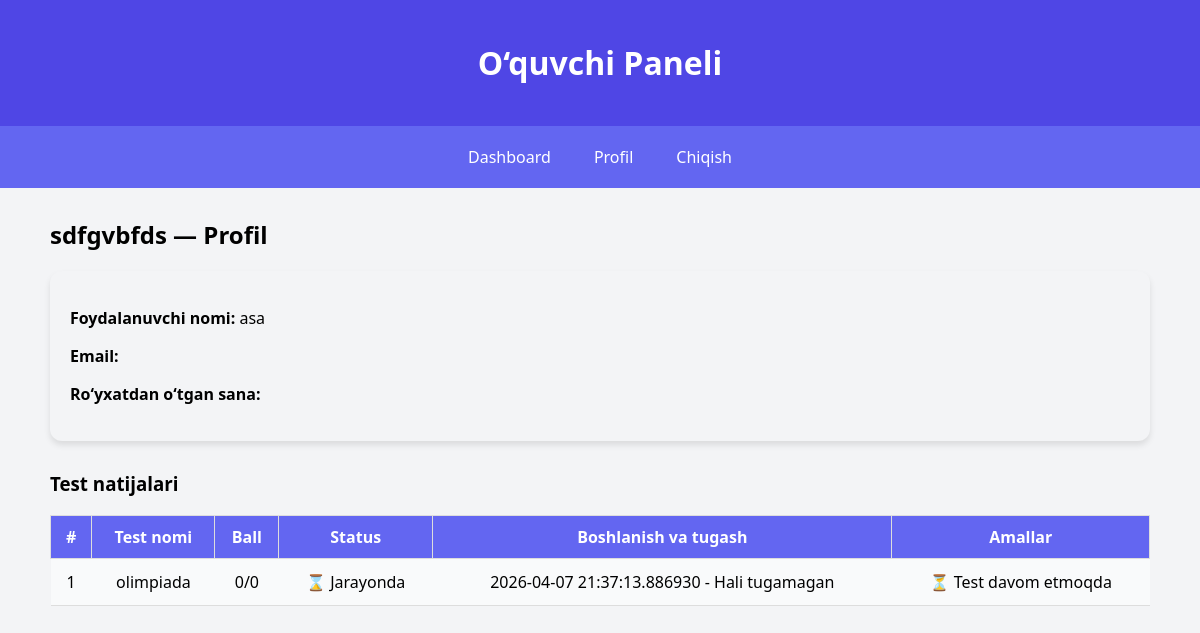
Before: /student/profile (signed in) with the older database file.
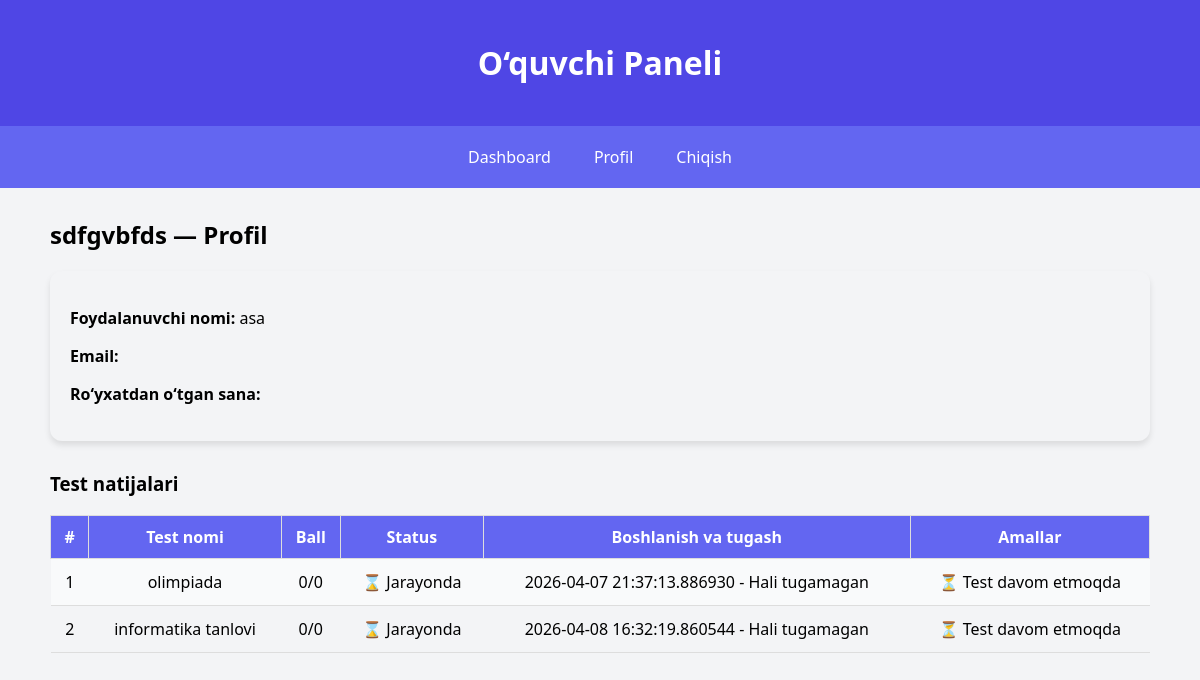
After: the same page with the newer database file.
### tables this page shows
CREATE TABLE test_results (
        id INTEGER PRIMARY KEY AUTOINCREMENT,
        user_id INTEGER NOT NULL,          
        test_id INTEGER NOT NULL,          
        score INTEGER DEFAULT 0,           
        max_score INTEGER DEFAULT 0,      
        start_time DATETIME,              
        end_time DATETIME,
        completed BOOLEAN DEFAULT 0,                   
        FOREIGN KEY (user_id) REFERENCES users(id),
        FOREIGN KEY (test_id) REFERENCES tests(id)
    );

CREATE TABLE tests (
            id INTEGER PRIMARY KEY AUTOINCREMENT,
            title TEXT NOT NULL,
            duration INTEGER NOT NULL,
            description TEXT NOT NULL,
            test_class INTEGER NOT NULL,
            start_time DATETIME NOT NULL,
            end_time DATETIME NOT NULL
        );

### routes/student.py (the view)
@bp.route('/profile')
def profile():
    if 'user_id' not in session:
        flash("Avval tizimga kiring", "error")
        return redirect(url_for('auth.login'))
    user_id = session['user_id']
    conn = get_db()
    c = conn.cursor()
    c.execute("SELECT * FROM users WHERE id=?", (user_id,))
    user = c.fetchone()
    c.execute("""
        SELECT tr.id AS result_id, tr.test_id, t.title AS test_title,
            tr.score, tr.max_score, tr.completed, tr.start_time, tr.end_time
        FROM test_results tr
        JOIN tests t ON tr.test_id = t.id
        WHERE tr.user_id=?
        ORDER BY tr.end_time DESC
    """, (user_id,))
    test_results = c.fetchall()
    return render_template('student/profile.html', user=user, test_results=test_results)

### routes/student.py (called while the page is built)
def get_db():
    conn = sqlite3.connect('database.db')
    conn.row_factory = sqlite3.Row
    return conn

### templates/student/profile.html (shortened to what this page needs)
{% extends "base.html" %}
{% block content %}
<h2>{{ user['full_name'] }} — Profil</h2>
<div style="margin-bottom: 30px; padding:20px; background:#f3f4f6; border-radius:12px; box-shadow: 0 4px 6px rgba(0,0,0,0.1);">
    <p><strong>Foydalanuvchi nomi:</strong> {{ user['username'] }}</p>
    <p><strong>Email:</strong> {{ user['email'] }}</p>
    <p><strong>Ro‘yxatdan o‘tgan sana:</strong> {{ user['created_at'] }}</p>
</div>
<h3>Test natijalari</h3>
{% if test_results %}
<table style="width:100%; border-collapse: collapse; margin-top:10px;">
    <thead>
        <tr style="background:#2563eb; color:white;">
            <th style="padding:10px; border:1px solid #ddd;">#</th>
            <th style="padding:10px; border:1px solid #ddd;">Test nomi</th>
            <th style="padding:10px; border:1px solid #ddd;">Ball</th>
            <th style="padding:10px; border:1px solid #ddd;">Status</th>
            <th style="padding:10px; border:1px solid #ddd;">Boshlanish va tugash</th>
            <th style="padding:10px; border:1px solid #ddd;">Amallar</th>
        </tr>
    </thead>
    <tbody>
        {% for tr in test_results %}
        <tr style="text-align:center; {% if loop.index0 % 2 == 0 %}background:#f9fafb;{% endif %}">
            <td>{{ loop.index }}</td>
            <td>{{ tr['test_title'] }}</td>
            <td>{{ tr['score'] }}/{{ tr['max_score'] }}</td>
            <td>{% if tr['completed'] %}✅ Tugallangan{% else %}⌛ Jarayonda{% endif %}</td>
            <td>{{ tr['start_time'] }} - {{ tr['end_time'] or "Hali tugamagan" }}</td>
            <td>
                {% if tr['completed'] %}
                    <a href="{{ url_for('student.view_result', test_id=tr['test_id']) }}" style="color:#10b981; font-weight:bold;">Natijani ko‘rish</a>
                {% else %}
                    ⏳ Test davom etmoqda
                {% endif %}
            </td>
        </tr>
        {% endfor %}
    </tbody>
</table>
{% else %}
<p>Hozircha hech qanday test topshirilmadi.</p>
{% endif %}
{% endblock %}

Changed rows visible on the page:
added test_results: test_title "informatika tanlovi", score "0", max_score "0", completed "⌛ Jarayonda", start_time "2026-04-08 16:32:19.860544", tr "Hali tugamagan"
